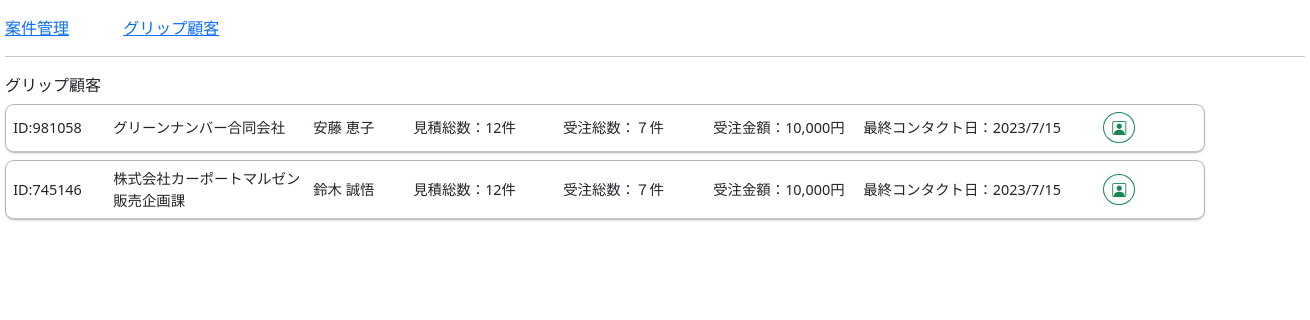
The app's page /crm/grip_index/ with its own data.
### crm/models.py (models this page shows, shortened)
class Grip(models.Model):
    cus_id=models.CharField("顧客ID",max_length=10)
    com=models.CharField("会社名",max_length=30,blank=True)
    cus_name=models.CharField("氏名",max_length=20,blank=True)
    pref=models.CharField("都道府県",max_length=50,blank=True)
    mitsu_count=models.IntegerField("見積総数",default=0)
    busho_id=models.CharField("部署ID",max_length=10,blank=True)
    tantou_id=models.CharField("担当者ID",max_length=10,blank=True)

### crm/views.py (the view)
# urls.py: path('grip_index/', grip_index, name="grip_index"),
def grip_index(request):
    ins=Grip.objects.all()
    list=[]
    for i in ins:
        dic={}
        dic["cus_id"]=i.cus_id
        dic["com"]=i.com
        dic["cus_name"]=i.cus_name
        dic["pref"]=i.pref
        dic["mitsu_count"]=i.mitsu_count
        today=str(date.today())
        alert=Crm_action.objects.filter(cus_id=i.cus_id,type=6,alert_check=0,day__lte=today).count()
        dic["alert"]=alert
        list.append(dic)
    return render(request,"crm/grip.html",{"list":list})

### crm/templates/crm/grip.html (shortened to what this page needs)
{% load static %}
{% load humanize %}
<!DOCTYPE html>
<html lang="ja">
<head>
    <link rel="stylesheet" href="{% static 'main.css' %}">
    <link href="https://cdn.jsdelivr.net/npm/bootstrap@5.0.2/dist/css/bootstrap.min.css" rel="stylesheet">
    <link rel="stylesheet" href="https://cdn.jsdelivr.net/npm/bootstrap-icons@1.8.0/font/bootstrap-icons.css">
</head>
<body>
    <div class="mt-3 mb-5">
        <div style="margin: 0 auto; width: 1300px;">
            <div >
                <span><a href="{% url 'sfa:index' %}">案件管理</a></span>
                <span style="margin-left: 50px;"><a href="{% url 'crm:grip_index' %}">グリップ顧客</a></span>
            </div>
            <hr>
            グリップ顧客
            {% for i in list %}
            <div class="flex sfa_main" style="width: 1200px;">
                <div style="width: 100px;">ID:{{i.cus_id}}</div>
                <div style="width: 200px;">{{i.com}}</div>
                <div style="width: 100px;">{{i.cus_name}}</div>
                <div style="width: 150px;">見積総数：12件</div>
                <div style="width: 150px;">受注総数：７件</div>
                <div style="width: 150px;">受注金額：10,000円</div>
                <div style="width: 200px;">最終コンタクト日：2023/7/15</div>
                <div style="width: 30px;" id="{{i.cus_id}}" name="crm_list">
                    <button type="button" class="btn btn-outline-success btn-sm" style="border-radius: 50%;">
                        <i class="bi bi-person-square"></i>
                    </button>
                </div>
            </div>
            {% endfor %}
        </div>
    </div>
</body>
</html>

### crm/static/main.css (style rules this page uses)
.flex { display: flex; flex-wrap: wrap; align-items: center; }
.sfa_main { padding: 0.5em 0.5em; margin-top: 0.5em; border: solid 0.5px #b1b6bb; border-bottom: solid 2px #c2c3c5; box-shadow: 0px 1px 2px rgb(150 150 150 / 25%); border-radius: 9px; font-size: 0.9em; }

### records on screen
Grip: cus_id "981058", com "グリーンナンバー合同会社", cus_name "安藤 恵子"
Grip: cus_id "745146", com "株式会社カーポートマルゼン 販売企画課", cus_name "鈴木 誠悟"
